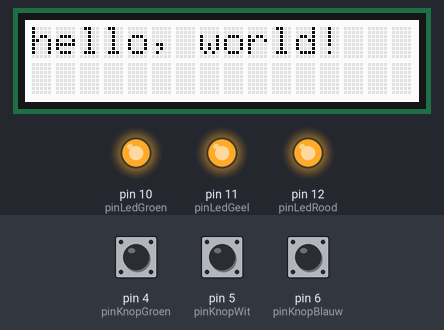
The sketch below on a simulated Arduino Uno, built with avr-gcc and run on an emulated ATmega328P. On the bench: 16×2 character LCD, output pins drawn as LEDs (lit = HIGH). Inputs (shaded band) come from the test bench; at power-on: pin 4 (pinKnopGroen) HIGH, pin 5 (pinKnopWit) HIGH, pin 6 (pinKnopBlauw) HIGH. What the sketch prints to the serial monitor is not drawn.

Above: at 2.2 s.
2.3 s: pin 4 (pinKnopGroen) pulled LOW for 0.15 s
At 2.38 s:
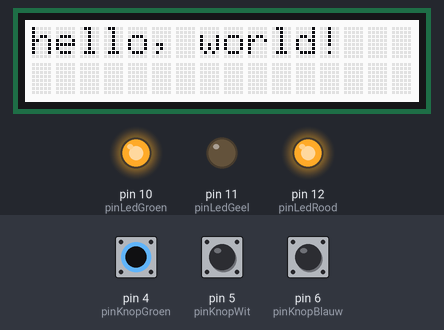
3.9 s: pin 5 (pinKnopWit) pulled LOW for 0.15 s
At 3.97 s:
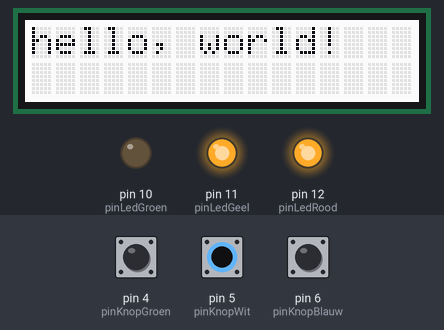
5.5 s: pin 6 (pinKnopBlauw) pulled LOW for 0.15 s
At 5.58 s:
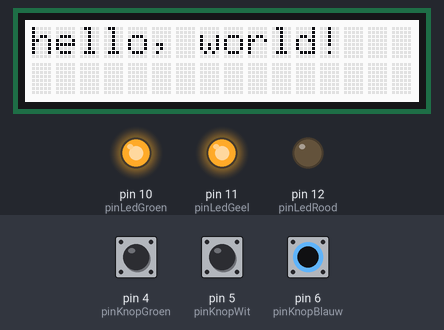
7.1 s: pin 6 (pinKnopBlauw) pulled LOW for 3.2 s
At 11.2 s:
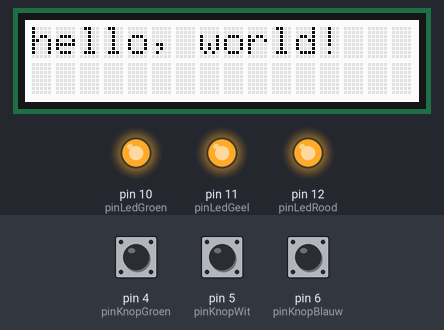
11.8 s: pin 4 (pinKnopGroen) pulled LOW for 3.2 s
At 12.5 s:
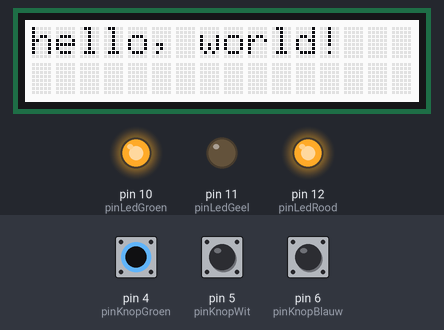
16.5 s: pin 4 (pinKnopGroen) driven LOW and pin 5 (pinKnopWit) driven LOW
At 17.0 s:
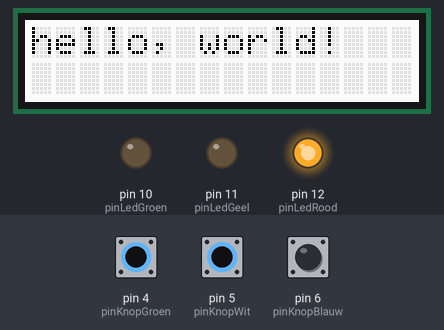
Timing chart, 0 to 19.0 s (numbered marks = the images above; inputs shaded):
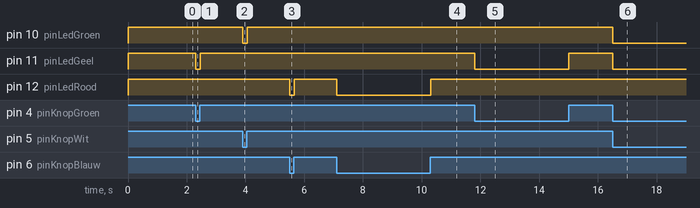

Measured:
- after the input at 2.3 s, pin 11 (pinLedGeel): HIGH → LOW at once, → HIGH 0.15 s later
- after the input at 3.9 s, pin 10 (pinLedGroen): HIGH → LOW at once, → HIGH 0.15 s later
- after the input at 5.5 s, pin 12 (pinLedRood): HIGH → LOW at once, → HIGH 0.15 s later
- after the input at 7.1 s, pin 12 (pinLedRood): HIGH → LOW at once, → HIGH 3.2 s later
- after the input at 11.8 s, pin 11 (pinLedGeel): HIGH → LOW at once, → HIGH 3.2 s later
- after the input at 16.5 s, pin 10 (pinLedGroen), pin 11 (pinLedGeel): HIGH → LOW at once

The sketch:

sketch_nov03a.ino
```cpp
/*****************************************
   Voorbeeld TestCode
   Voor circuit met 2 leds en 2 knoppen
   en een display
   Breid de code zelf uit
   zodat je deze kunt gebruiken om te testen
   of alle componenten (nog) goed
   zijn aangesloten op je Arduino
   Emmauscollege
   v20210210GEE
 *****************************************/

/*****************************************
   libraries die je gebruikt
   LCD met 2 regels van 16 karakters
   (de RGB backlit kan niet van kleur worden veranderd)
   https://www.arduino.cc/reference/en/libraries/grove-lcd-rgb-backlight/
 *****************************************/
#include <Wire.h>
#include "rgb_lcd.h"

/*****************************************
   variabelen die je gebruikt
 *****************************************/
// gebruikte pinnen
const int pinLedRood   = 12; // pin van LED A
const int pinLedGeel   = 11; // pin van LED B
const int pinLedGroen   = 10; // pin van LED C
const int pinKnopBlauw = 6; // pin van knop A
const int pinKnopGroen  = 4; // pin van knop B
const int pinKnopWit  = 5; // pin van knop C

// display
rgb_lcd lcd;

/*****************************************
   setup()
 *****************************************/
void setup() {
  // enable console en stuur opstartbericht
  Serial.begin(9600);
  Serial.println("Test start");

  // zet pinmode voor leds
  pinMode(pinLedRood, OUTPUT);
  pinMode(pinLedGeel, OUTPUT);
  pinMode(pinLedGroen, OUTPUT);

  // zet pinmode voor knoppen
  pinMode(pinKnopBlauw, INPUT);
  pinMode(pinKnopGroen, INPUT);
  pinMode(pinKnopWit, INPUT);

  // zet LEDs aan
  digitalWrite(pinLedRood, HIGH);
  digitalWrite(pinLedGeel, HIGH);
  digitalWrite(pinLedGroen, HIGH);

  // zet het aan kolommen en rijen van het LCD
  lcd.begin(16, 2);
  // Zet een bericht op het LDC
  lcd.print("hello, world!");

  // wacht seconde zodat je kunt zien dat de LEDs het doen en het display kunt aflezen
  delay(1000);
}

/*****************************************
   loop()
 *****************************************/
void loop() {
  // zet LedA aan/uit afhankelijk van stand van knopA
  if (digitalRead(pinKnopBlauw) == LOW) {
    digitalWrite(pinLedRood, LOW);
  } else {
    digitalWrite(pinLedRood, HIGH);
  }

  // zet LedB aan/uit afhankelijk van stand van knopB
  if (digitalRead(pinKnopGroen) == LOW) {
    digitalWrite(pinLedGeel, LOW);
  } else {
    digitalWrite(pinLedGeel, HIGH);
  }

  // zet LedC aan/uit afhankelijk van stand van knopC
  if (digitalRead(pinKnopWit) == LOW) {
    digitalWrite(pinLedGroen, LOW);
  } else {
    digitalWrite(pinLedGroen, HIGH);
  }

  // kleine vertraging, 100 keer per seconde loopen is genoeg
  delay(10);
}
```
